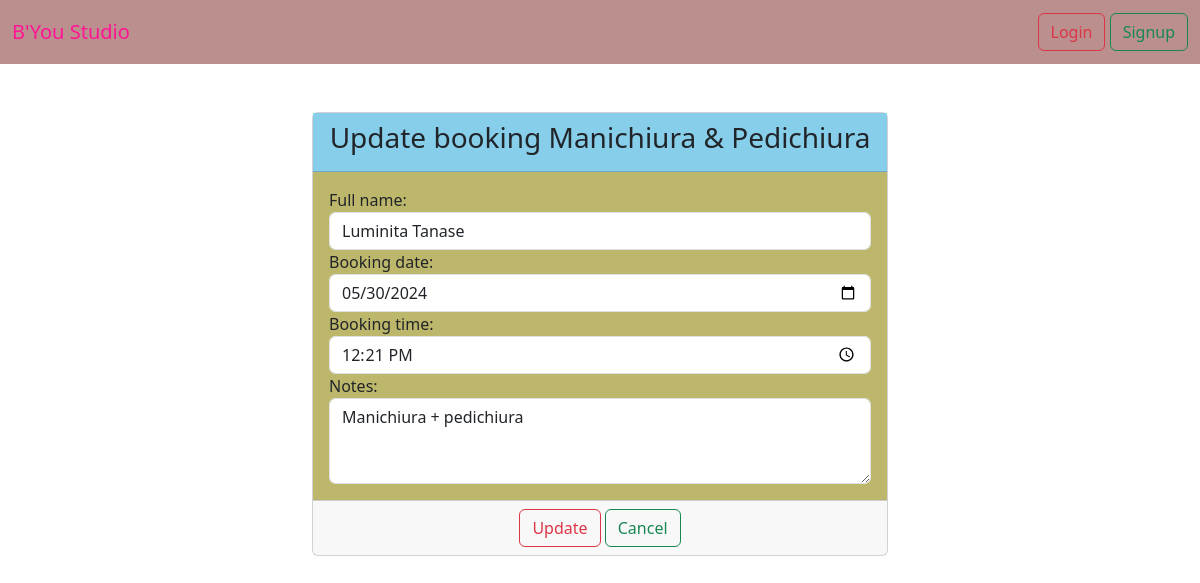
Before: /update_booking_manipedi/1 with the older database file.
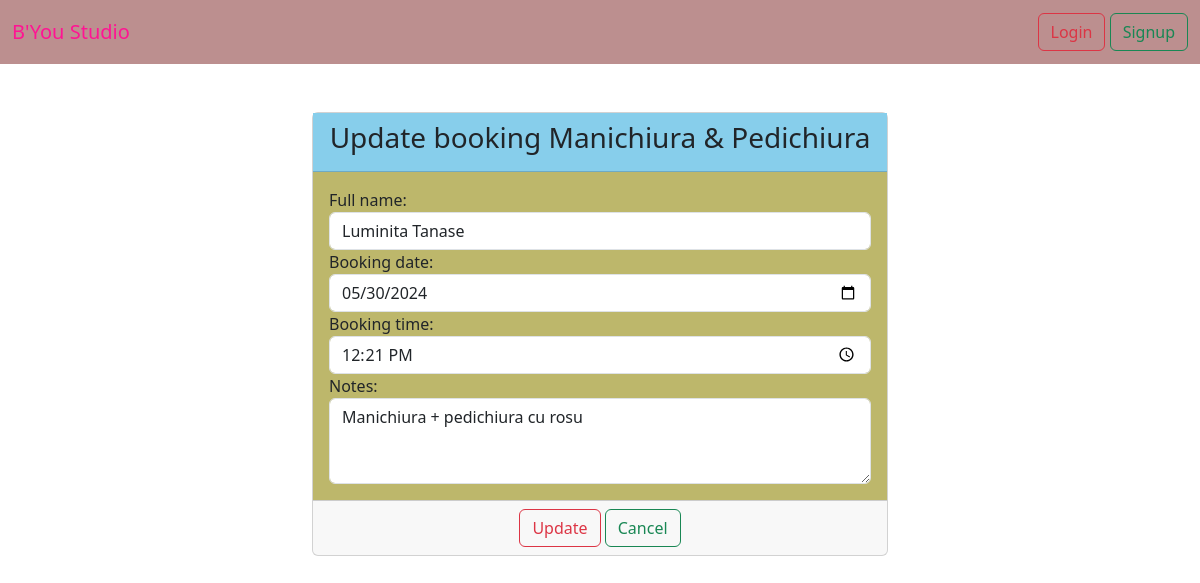
After: the same page with the newer database file.
### manipedi/models.py (models this page shows, shortened)
class Manipedi(models.Model):
    full_name = models.CharField(max_length=50)
    booking_date = models.DateField()
    booking_time = models.TimeField()
    notes = models.TextField(max_length=400)
    created_at = models.DateTimeField(auto_now_add=True)
    updated_at = models.DateTimeField(auto_now=True)

### manipedi/views.py (the view)
# urls.py: path('update_booking_manipedi/<int:pk>', views.ManipediUpdateView.as_view(), name='update_booking_manipedi'),
class ManipediUpdateView(UpdateView):
    template_name = 'manipedi/update_booking_manipedi.html'
    form_class = ManipediForm
    success_url = reverse_lazy('list_booking_manipedi')
    def get_queryset(self):
        return Manipedi.objects.all()

### manipedi/forms.py
class ManipediForm(forms.ModelForm):
    class Meta:
        model = Manipedi
        fields = '__all__'
        widgets = {
            'full_name': forms.TextInput(attrs={'class': 'form-control', 'placeholder': 'Numele'}),
            'booking_date': forms.DateInput(attrs={'class': 'form-control', 'placeholder': 'Data rezervari', 'type': 'date'}),
            'booking_time': forms.TimeInput(attrs={'class': 'form-control', 'type': 'time'}),
            'notes': forms.Textarea(attrs={'class': 'form-control', 'placeholder': 'Descriere', 'rows': 3}),
        }

### templates/manipedi/update_booking_manipedi.html (shortened to what this page needs)
{% extends 'base.html' %}
{% block content %}
    <div class="container-fluid">
        <div class="row">
            <div class="col-md-6 offset-md-3 gy-5">
                <div class="card">
                    <form method="post">
                        <div class="card-header" style="background: skyblue">
                            <h3 class="text-center">Update booking Manichiura & Pedichiura</h3>
                        </div>
                        <div class="card-body" style="background: darkkhaki">
                            {{ form }}
                        </div>
                        <div class="card-footer text-center">
                            <button type="submit" class="btn btn-outline-danger">Update</button>
                            <a t href="{% url 'list_booking_manipedi' %}" class="btn btn-outline-success">Cancel</a>
                        </div>
                    </form>
                </div>
            </div>
        </div>
    </div>
{% endblock %}

Changed rows visible on the page:
changed Manipedi "Luminita Tanase": notes "Manichiura + pedichiura" → "Manichiura + pedichiura cu rosu"
